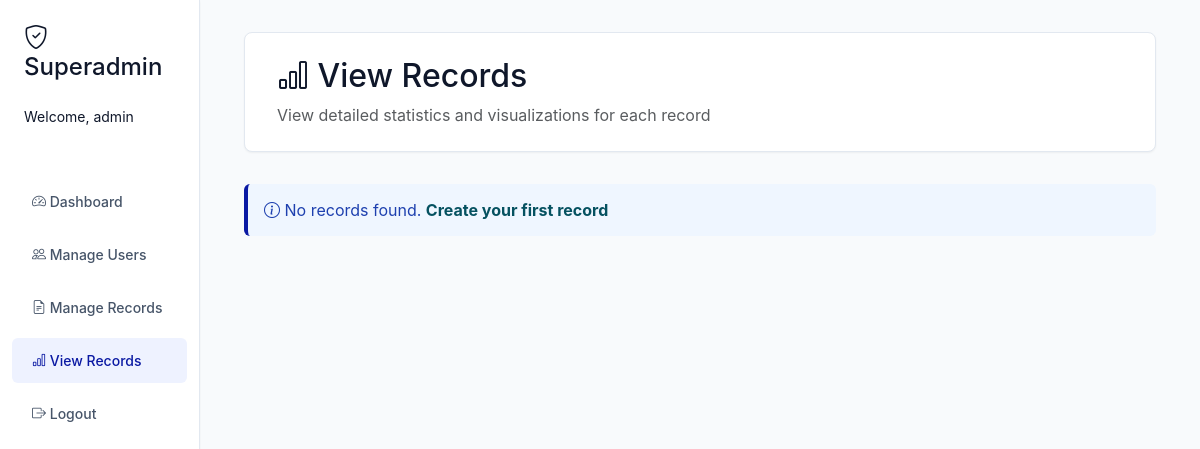
Page /superadmin/view_records.php (signed in) on the earlier database version.
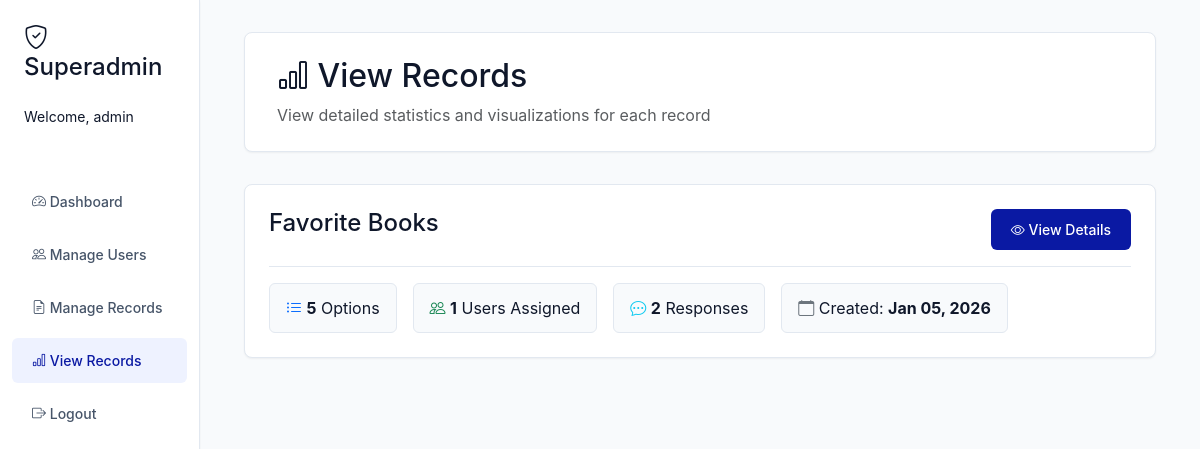
Same page on the later database version.
### tables this page shows
CREATE TABLE `records` (
  `id` int(11) NOT NULL,
  `theme` varchar(255) NOT NULL,
  `description` text DEFAULT NULL,
  `num_options` int(11) NOT NULL,
  `created_at` timestamp NOT NULL DEFAULT current_timestamp()
);

### superadmin/view_records.php (the view, shortened to what this page needs)
<?php
$conn = getDBConnection();
$records = $conn->query("
    SELECT r.*,
           COUNT(DISTINCT res.id) as response_count,
           COUNT(DISTINCT ua.user_id) as assigned_users_count
    FROM records r
    LEFT JOIN responses res ON r.id = res.record_id
    LEFT JOIN user_assignments ua ON r.id = ua.record_id
    GROUP BY r.id
    ORDER BY r.created_at DESC
");
?>
<!DOCTYPE html>
<html lang="en">
<head>
    <link href="https://cdn.jsdelivr.net/npm/bootstrap@5.3.0/dist/css/bootstrap.min.css" rel="stylesheet">
    <link rel="stylesheet" href="https://cdn.jsdelivr.net/npm/bootstrap-icons@1.11.0/font/bootstrap-icons.css">
    <link rel="stylesheet" href="../style/style.css">
</head>
<body>
    <div class="container-fluid">
        <div class="row">
            <div class="col-md-2 sidebar p-0">
                <div class="p-4">
                    <h4 class="mb-4"><i class="bi bi-shield-check"></i> Superadmin</h4>
                    <p class="small mb-4">Welcome, <?php echo htmlspecialchars($_SESSION['superadmin_username']); ?></p>
                </div>
                <nav class="nav flex-column">
                    <a class="nav-link" href="dashboard.php">
                        <i class="bi bi-speedometer2"></i> Dashboard
                    </a>
                    <a class="nav-link" href="manage_users.php">
                        <i class="bi bi-people"></i> Manage Users
                    </a>
                    <a class="nav-link" href="manage_records.php">
                        <i class="bi bi-file-earmark-text"></i> Manage Records
                    </a>
                    <a class="nav-link active" href="view_records.php">
                        <i class="bi bi-bar-chart"></i> View Records
                    </a>
                    <a class="nav-link" href="../logout.php">
                        <i class="bi bi-box-arrow-right"></i> Logout
                    </a>
                </nav>
            </div>
            <div class="col-md-10">
                <div class="content-area">
                    <div class="header-section">
                        <h2><i class="bi bi-bar-chart"></i> View Records</h2>
                        <p class="text-muted mb-0">View detailed statistics and visualizations for each record</p>
                    </div>
                    <?php if ($records->num_rows > 0): ?>
                        <?php while ($record = $records->fetch_assoc()): ?>
                            <div class="record-card">
                                <div class="record-header">
                                    <div>
                                        <h4 class="mb-1"><?php echo htmlspecialchars($record['theme']); ?></h4>
                                    </div>
                                    <a href="view_record_details.php?id=<?php echo $record['id']; ?>"
                                       class="btn btn-primary">
                                        <i class="bi bi-eye"></i> View Details
                                    </a>
                                </div>
                                <div class="record-stats">
                                    <div class="stat-item">
                                        <i class="bi bi-list-ul text-primary"></i>
                                        <strong><?php echo $record['num_options']; ?></strong> Options
                                    </div>
                                    <div class="stat-item">
                                        <i class="bi bi-people text-success"></i>
                                        <strong><?php echo $record['assigned_users_count']; ?></strong> Users Assigned
                                    </div>
                                    <div class="stat-item">
                                        <i class="bi bi-chat-dots text-info"></i>
                                        <strong><?php echo $record['response_count']; ?></strong> Responses
                                    </div>
                                    <div class="stat-item">
                                        <i class="bi bi-calendar text-secondary"></i>
                                        Created: <strong><?php echo date('M d, Y', strtotime($record['created_at'])); ?></strong>
                                    </div>
                                </div>
                            </div>
                        <?php endwhile; ?>
                    <?php else: ?>
                        <div class="alert alert-info">
                            <i class="bi bi-info-circle"></i> No records found.
                            <a href="manage_records.php" class="alert-link">Create your first record</a>
                        </div>
                    <?php endif; ?>
                </div>
            </div>
        </div>
    </div>
</body>
</html>

Differences in the rows shown:
added records: theme "Favorite Books", num_options "5", assigned_users_count "1", response_count "2", created_at "Jan 05, 2026"
Other differences:
text no longer shown: "No records found. Create your first record"
